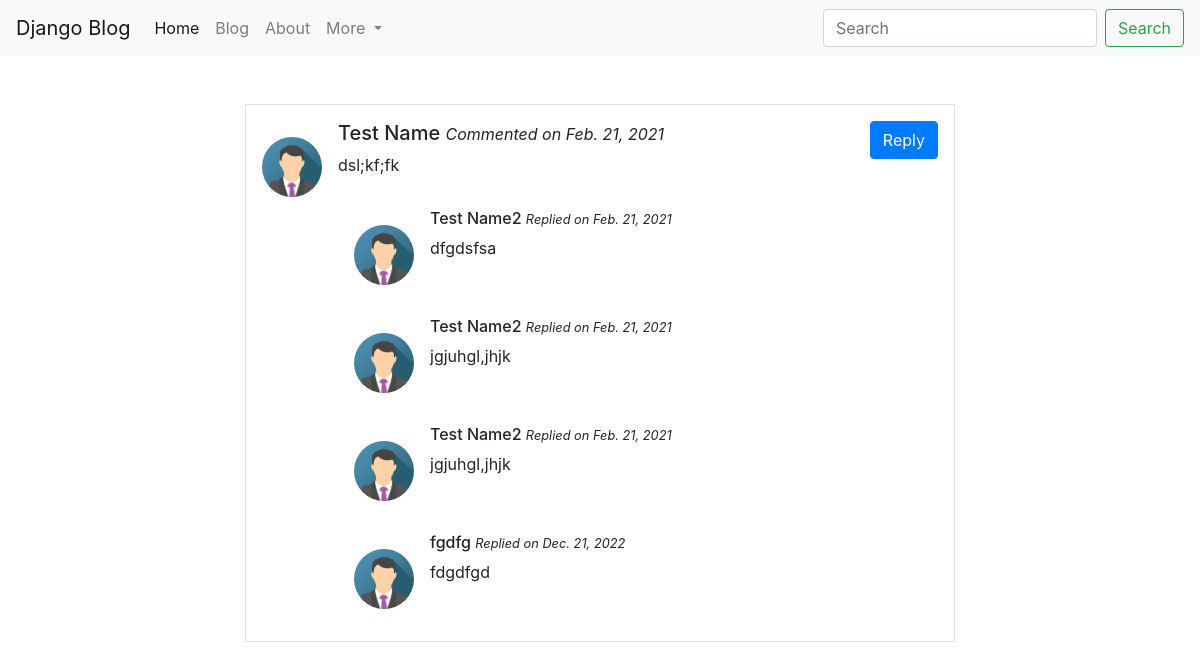
The page /Reply/3/ on the database its author committed.
### blog/models.py (models this page shows)
class Comments(models.Model):
    author = models.CharField(max_length=60)
    body = models.TextField()
    created_on = models.DateTimeField(auto_now_add=True)
    post = models.ForeignKey('Post', on_delete=models.CASCADE)

class Reply(models.Model):
    author = models.CharField(max_length=60)
    body = models.TextField()
    Comment = models.ForeignKey('Comments', on_delete=models.CASCADE)
    created_on = models.DateTimeField(auto_now_add=True)

### blog/views.py (the view, shortened to what this page needs)
# urls.py: path('Reply/<int:pk>/', views.Replies, name="Reply")
def Replies(request, pk):
    comment = Comments.objects.get(pk=pk)
    form = ReplyForm()
    replies = Reply.objects.filter(Comment=comment)
    context = {
        'form': form,
        'comment': comment,
        'replies': replies
    }
    return render(request, 'blog/reply.html', context)

### blog/forms.py
class ReplyForm(forms.Form):
    author = forms.CharField(
        max_length=60,
        widget=forms.TextInput(attrs={
            "class": "form-control",
            "placeholder": "Your name"
        })
    )
    body = forms.CharField(
        widget=forms.Textarea(attrs={
            "class": "form-control",
            "placeholder": "Write reply here"
        })
    )

### templates/blog/reply.html (shortened to what this page needs)
{% extends 'base.html' %}
{% load static %}
{% block content%}
<div class="col-md-8 offset-md-2">
        <div class="media border p-3">
                <img src="{% static 'img/avatar.png' %}" alt="{{comment.author}}" class="mr-3 mt-3 rounded-circle" style="width:60px;">
                <div class="media-body">
                    <h5>{{comment.author}} <small><i>Commented on {{comment.created_on.date}}</i></small></h5>
                    <p>{{comment.body}}</p>
                    {% for reply in replies %}
                    <div class="media p-3">
                        <img src="{% static 'img/avatar.png' %}" alt="{{comment.author}}" class="mr-3 mt-3 rounded-circle" style="width:60px;">
                        <div class="media-body">
                            <h6>{{reply.author}} <small><i>Replied on {{reply.created_on.date}}</i></small></h6>
                            <p>{{reply.body}}</p>
                        </div>
                    </div>
                    {% endfor %}
                </div>
                <button type="button" class="btn btn-primary">
                        <a href="{% url 'Reply' comment.pk %}" data-toggle="modal" data-target="#myModal" style="color:white;">Reply</a>
                </button>
        </div>
</div>
{% endblock %}

### rows shown on the page
Comments: author "Test Name", created_on "Feb. 21, 2021", body "dsl;kf;fk"
Reply: author "Test Name2", created_on "Feb. 21, 2021", body "dfgdsfsa"
Reply: author "Test Name2", created_on "Feb. 21, 2021", body "jgjuhgl,jhjk"
Reply: author "Test Name2", created_on "Feb. 21, 2021", body "jgjuhgl,jhjk"
Reply: author "fgdfg", created_on "Dec. 21, 2022", body "fdgdfgd"
